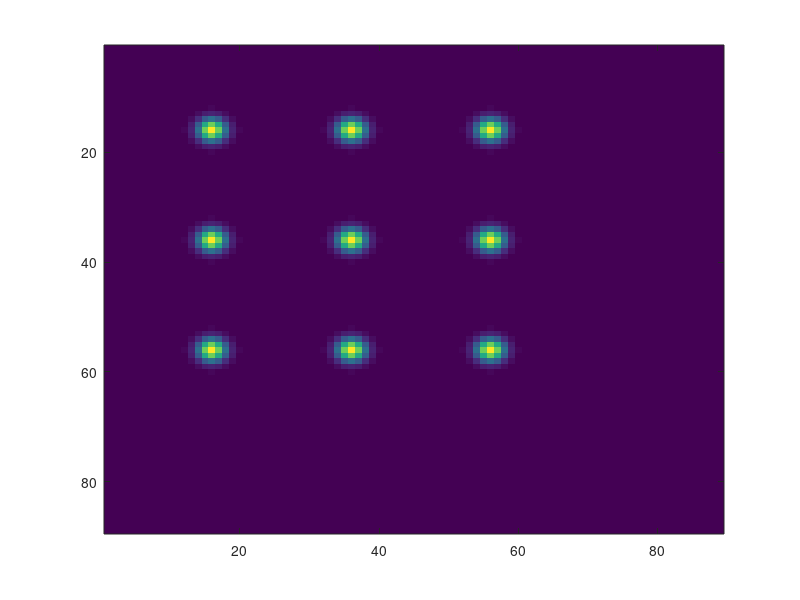
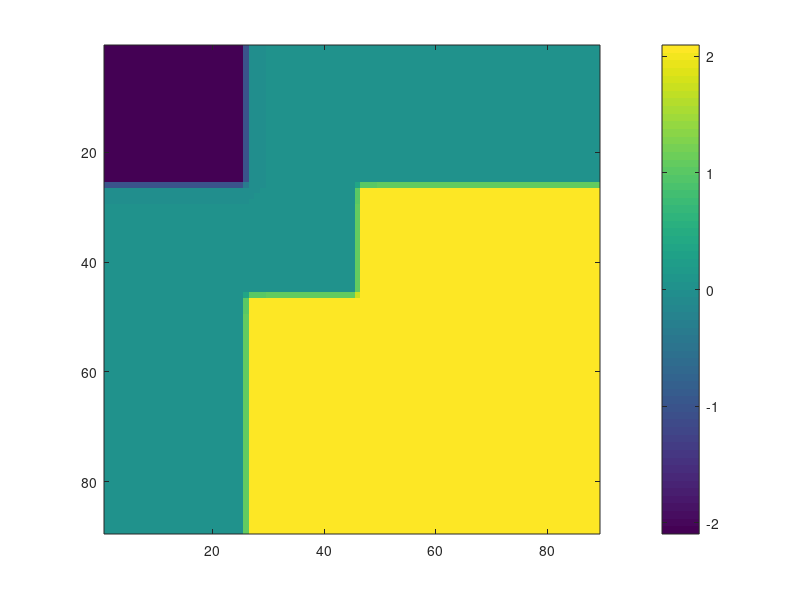

Here is the MATLAB script that generated these plots, in order: (Note: this script raises an error after producing the figures.)
clc;
clear all;
close all;

%% define a backbone
global lambda k AmpImage N M meshSize z;
N = 3; %3by3
space = 200e-6; %Spacing between elements
z = 1000e-6; % Distance of Image plane from the resonator plane

lambda = 1.550e-6;
k = 2 * pi / lambda;

Amp_sample = ones(N,N);
Phase_sample = [-2.09439510239320	0	0
0	0	2.09439510239320
0	2.09439510239320	2.09439510239320];

% sizeOfResonator = 10e-6; %10um.
spotSize = 20e-6;
meshSize = 10000E-9;

boundary = 00e-6;

nearFields{N,N} = 0;

totalMesh = (space + boundary+ spotSize)*(N+1)/meshSize;

[xsNear, ysNear] = meshgrid((0:totalMesh) .* meshSize); % defining near field grid + xN/2

nearField = 0;

%% Generate the sample plane profile
for col = 1:N
    for row = 1:N
        nearFields{row, col} = Amp_sample(row, col) * exp((-((xsNear - boundary*2 - (col-0.25) * space).^2 ...
        + (ysNear - boundary*2 - (row-0.25) * space).^2) / (spotSize^2))) * exp(1i * Phase_sample(row, col));
        nearField = nearField + nearFields{row, col};
    end
end

figure;
imagesc(abs(nearField));

figure;
imagesc(angle(nearField));
colorbar

%% calculate the hologram
E_holo = HologramHelperClass.supperposition(conj(nearField));

figure;
imagesc(abs((E_holo.*E_holo)));

figure;
imagesc(angle(E_holo));
